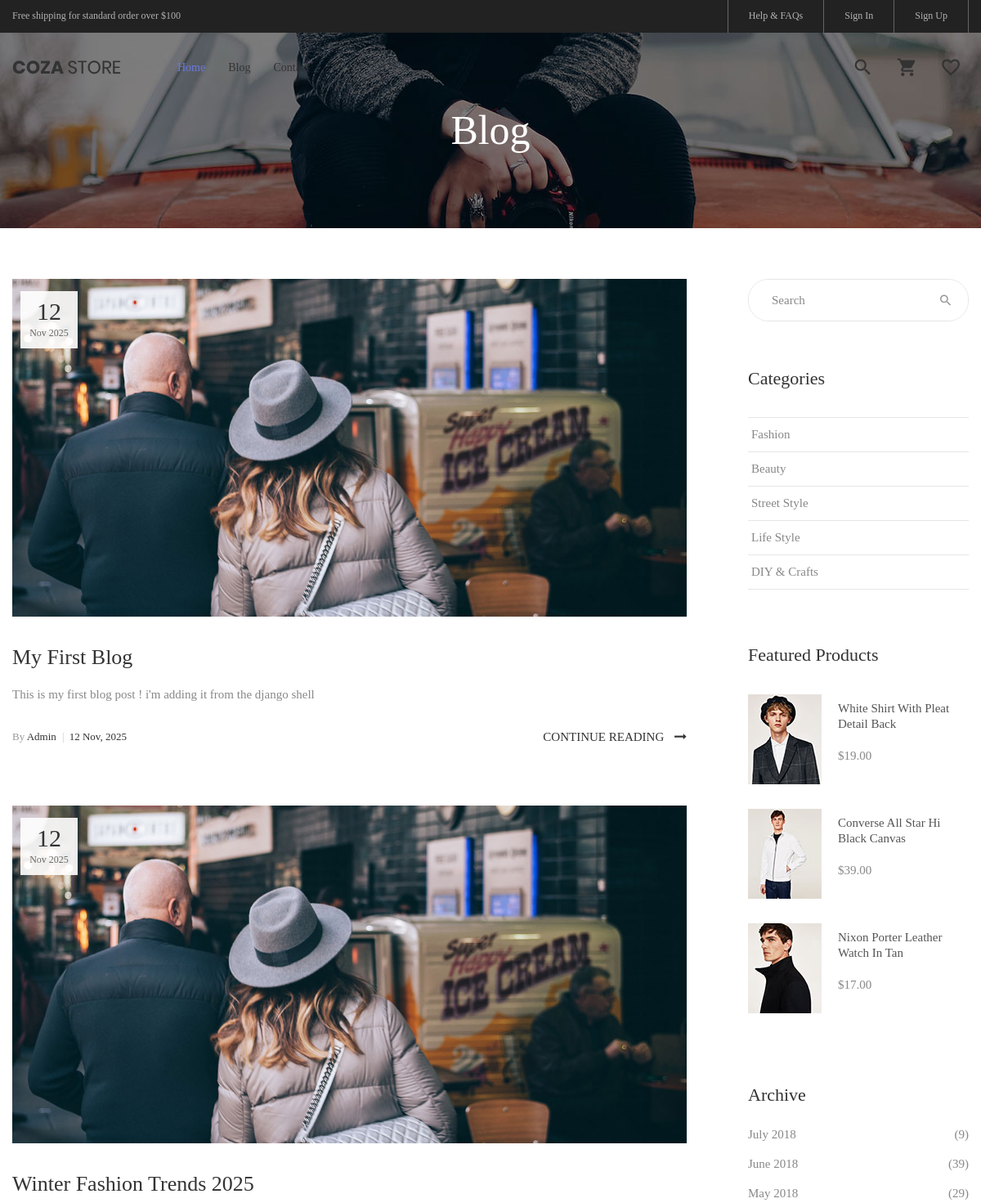
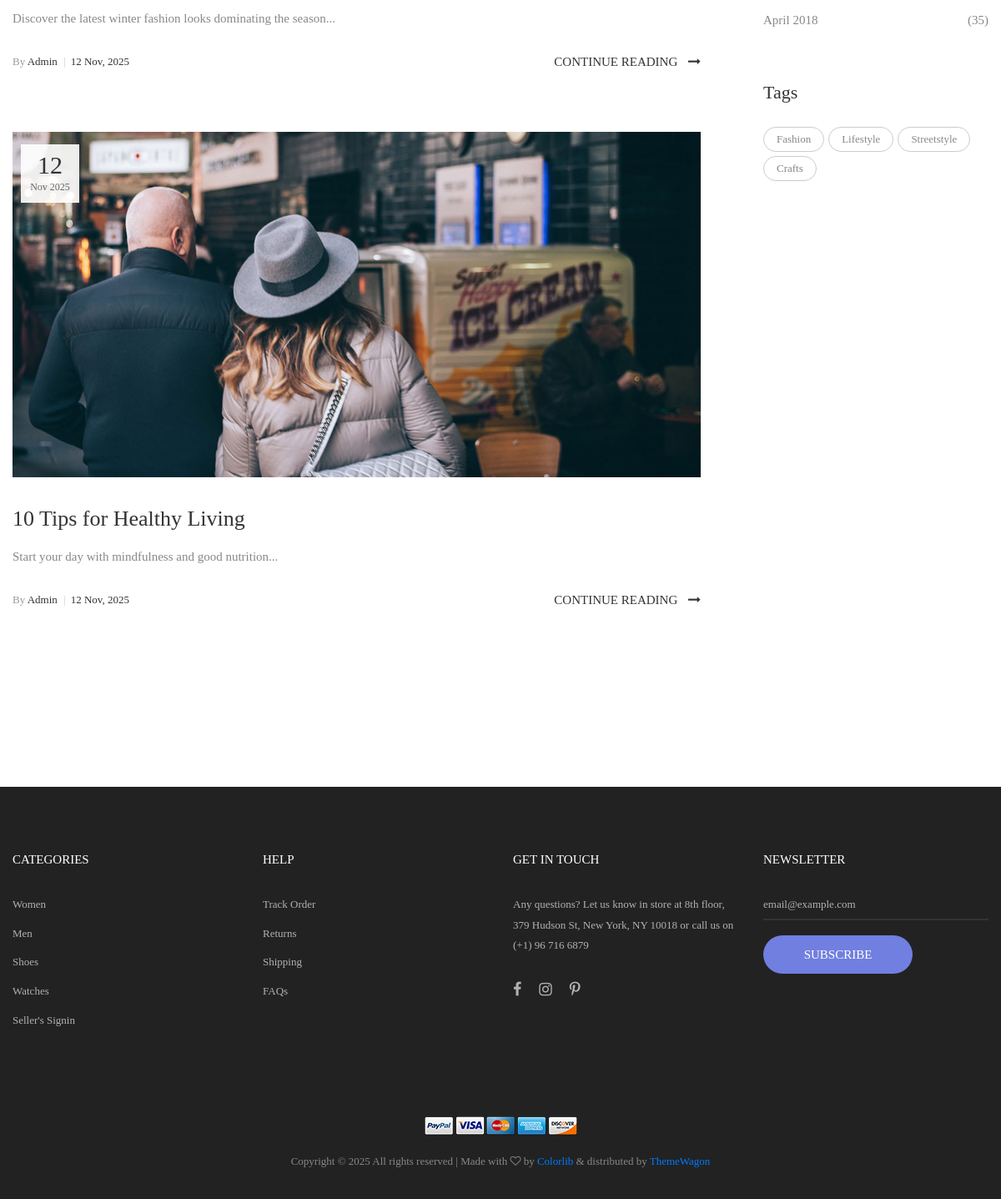
Screenshot of /blog/ with the database file from the repository (2 pictures, top to bottom).
### customer/models.py (models this page shows, shortened)
class Blog(models.Model):
    title = models.CharField(max_length=200)
    content = models.TextField()
    image = models.ImageField(upload_to='blog_images/', blank=True, null=True)
    created_at = models.DateTimeField(auto_now_add=True)

### customer/views.py (the view)
# urls.py: path("blog/", blog_page, name = "blog"),
def blog_page(request):
    blogs = Blog.objects.all()  # Fetch all blog entries
    return render(request, 'blog.html', {'blogs': blogs})

### customer/templates/blog.html
{% extends 'base.html' %}
{% load static %}
{% block content %}
<section class="bg-img1 txt-center p-lr-15 p-tb-92" style="background-image: url('{% static 'images/bg-02.jpg' %}')">
    <h2 class="ltext-105 cl0 txt-center">
        Blog
    </h2>
</section>
<section class="bg0 p-t-62 p-b-60">
    <div class="container">
        <div class="row">
            <div class="col-md-8 col-lg-9 p-b-80">
                <div class="p-r-45 p-r-0-lg">
                    {% for blog in blogs %}
                    <div class="p-b-63">
                        <a href="{% url 'blog_detail' blog.id %}" class="hov-img0 how-pos5-parent">
                            {% if blog.image %}
                                <img src="{{ blog.image.url }}" alt="{{ blog.title }}">
                            {% else %}
                                <img src="{% static 'images/blog-04.jpg' %}" alt="Blog Image">
                            {% endif %}
                            <div class="flex-col-c-m size-123 bg9 how-pos5">
                                <span class="ltext-107 cl2 txt-center">
                                    {{ blog.created_at|date:"d" }}
                                </span>
                                <span class="stext-109 cl3 txt-center">
                                    {{ blog.created_at|date:"M Y" }}
                                </span>
                            </div>
                        </a>
                        <div class="p-t-32">
                            <h4 class="p-b-15">
                                <a href="{% url 'blog_detail' blog.id %}" class="ltext-108 cl2 hov-cl1 trans-04">
                                    {{ blog.title }}
                                </a>
                            </h4>
                            <p class="stext-117 cl6">
                                {{ blog.content|truncatechars:150 }}
                            </p>
                            <div class="flex-w flex-sb-m p-t-18">
                                <span class="flex-w flex-m stext-111 cl2 p-r-30 m-tb-10">
                                    <span>
                                        <span class="cl4">By</span> Admin
                                        <span class="cl12 m-l-4 m-r-6">|</span>
                                    </span>
                                    <span>
                                        {{ blog.created_at|date:"d M, Y" }}
                                    </span>
                                </span>
                                <a href="{% url 'blog_detail' blog.id %}" class="stext-101 cl2 hov-cl1 trans-04 m-tb-10">
                                    Continue Reading
                                    <i class="fa fa-long-arrow-right m-l-9"></i>
                                </a>
                            </div>
                        </div>
                    </div>
                    {% empty %}
                        <p>No blog posts available.</p>
                    {% endfor %}
                </div>
            </div>
            <div class="col-md-4 col-lg-3 p-b-80">
                <div class="side-menu">
                    <div class="bor17 of-hidden pos-relative">
                        <input class="stext-103 cl2 plh4 size-116 p-l-28 p-r-55" type="text" name="search" placeholder="Search">
                        <button class="flex-c-m size-122 ab-t-r fs-18 cl4 hov-cl1 trans-04">
                            <i class="zmdi zmdi-search"></i>
                        </button>
                    </div>
                    <div class="p-t-55">
                        <h4 class="mtext-112 cl2 p-b-33">
                            Categories
                        </h4>
                        <ul>
                            <li class="bor18"><a href="#" class="dis-block stext-115 cl6 hov-cl1 trans-04 p-tb-8 p-lr-4">Fashion</a></li>
                            <li class="bor18"><a href="#" class="dis-block stext-115 cl6 hov-cl1 trans-04 p-tb-8 p-lr-4">Beauty</a></li>
                            <li class="bor18"><a href="#" class="dis-block stext-115 cl6 hov-cl1 trans-04 p-tb-8 p-lr-4">Street Style</a></li>
                            <li class="bor18"><a href="#" class="dis-block stext-115 cl6 hov-cl1 trans-04 p-tb-8 p-lr-4">Life Style</a></li>
                            <li class="bor18"><a href="#" class="dis-block stext-115 cl6 hov-cl1 trans-04 p-tb-8 p-lr-4">DIY & Crafts</a></li>
                        </ul>
                    </div>
                    <div class="p-t-65">
                        <h4 class="mtext-112 cl2 p-b-33">Featured Products</h4>
                        <ul>
                            <li class="flex-w flex-t p-b-30">
                                <a href="#" class="wrao-pic-w size-214 hov-ovelay1 m-r-20">
                                    <img src="{% static 'images/product-min-01.jpg' %}" alt="PRODUCT">
                                </a>
                                <div class="size-215 flex-col-t p-t-8">
                                    <a href="#" class="stext-116 cl8 hov-cl1 trans-04">White Shirt With Pleat Detail Back</a>
                                    <span class="stext-116 cl6 p-t-20">$19.00</span>
                                </div>
                            </li>
                            <li class="flex-w flex-t p-b-30">
                                <a href="#" class="wrao-pic-w size-214 hov-ovelay1 m-r-20">
                                    <img src="{% static 'images/product-min-02.jpg' %}" alt="PRODUCT">
                                </a>
                                <div class="size-215 flex-col-t p-t-8">
                                    <a href="#" class="stext-116 cl8 hov-cl1 trans-04">Converse All Star Hi Black Canvas</a>
                                    <span class="stext-116 cl6 p-t-20">$39.00</span>
                                </div>
                            </li>
                            <li class="flex-w flex-t p-b-30">
                                <a href="#" class="wrao-pic-w size-214 hov-ovelay1 m-r-20">
                                    <img src="{% static 'images/product-min-03.jpg' %}" alt="PRODUCT">
                                </a>
                                <div class="size-215 flex-col-t p-t-8">
                                    <a href="#" class="stext-116 cl8 hov-cl1 trans-04">Nixon Porter Leather Watch In Tan</a>
                                    <span class="stext-116 cl6 p-t-20">$17.00</span>
                                </div>
                            </li>
                        </ul>
                    </div>
                    <div class="p-t-55">
                        <h4 class="mtext-112 cl2 p-b-20">Archive</h4>
                        <ul>
                            <li class="p-b-7"><a href="#" class="flex-w flex-sb-m stext-115 cl6 hov-cl1 trans-04 p-tb-2"><span>July 2018</span><span>(9)</span></a></li>
                            <li class="p-b-7"><a href="#" class="flex-w flex-sb-m stext-115 cl6 hov-cl1 trans-04 p-tb-2"><span>June 2018</span><span>(39)</span></a></li>
                            <li class="p-b-7"><a href="#" class="flex-w flex-sb-m stext-115 cl6 hov-cl1 trans-04 p-tb-2"><span>May 2018</span><span>(29)</span></a></li>
                            <li class="p-b-7"><a href="#" class="flex-w flex-sb-m stext-115 cl6 hov-cl1 trans-04 p-tb-2"><span>April 2018</span><span>(35)</span></a></li>
                        </ul>
                    </div>
                    <div class="p-t-50">
                        <h4 class="mtext-112 cl2 p-b-27">Tags</h4>
                        <div class="flex-w m-r--5">
                            <a href="#" class="flex-c-m stext-107 cl6 size-301 bor7 p-lr-15 hov-tag1 trans-04 m-r-5 m-b-5">Fashion</a>
                            <a href="#" class="flex-c-m stext-107 cl6 size-301 bor7 p-lr-15 hov-tag1 trans-04 m-r-5 m-b-5">Lifestyle</a>
                            <a href="#" class="flex-c-m stext-107 cl6 size-301 bor7 p-lr-15 hov-tag1 trans-04 m-r-5 m-b-5">Streetstyle</a>
                            <a href="#" class="flex-c-m stext-107 cl6 size-301 bor7 p-lr-15 hov-tag1 trans-04 m-r-5 m-b-5">Crafts</a>
                        </div>
                    </div>
                </div>
            </div>
        </div>
    </div>
</section>
{% endblock content %}

### customer/templates/base.html (shortened to what this page needs)
	{% load static %}
	<!DOCTYPE html>
	<html lang="en">
	<head>
		<link rel="stylesheet" type="text/css" href="{% static 'vendor/bootstrap/css/bootstrap.min.css' %}">
		<link rel="stylesheet" type="text/css" href="{% static 'fonts/font-awesome-4.7.0/css/font-awesome.min.css' %}">
		<link rel="stylesheet" type="text/css" href="{% static 'fonts/iconic/css/material-design-iconic-font.min.css' %}">
		<link rel="stylesheet" type="text/css" href="{% static 'fonts/linearicons-v1.0.0/icon-font.min.css' %}">
		<link rel="stylesheet" type="text/css" href="{% static 'vendor/animate/animate.css' %}">
		<link rel="stylesheet" type="text/css" href="{% static 'vendor/css-hamburgers/hamburgers.min.css' %}">
		<link rel="stylesheet" type="text/css" href="{% static 'vendor/animsition/css/animsition.min.css' %}">
		<link rel="stylesheet" type="text/css" href="{% static 'vendor/select2/select2.min.css' %}">
		<link rel="stylesheet" type="text/css" href="{% static 'vendor/daterangepicker/daterangepicker.css' %}">
		<link rel="stylesheet" type="text/css" href="{% static 'vendor/slick/slick.css' %}">
		<link rel="stylesheet" type="text/css" href="{% static 'vendor/MagnificPopup/magnific-popup.css' %}">
		<link rel="stylesheet" type="text/css" href="{% static 'vendor/perfect-scrollbar/perfect-scrollbar.css' %}">
		<link rel="stylesheet" type="text/css" href="{% static 'css/util.css' %}">
		<link rel="stylesheet" type="text/css" href="{% static 'css/main.css' %}">
	</head>
	<body class="animsition">
		{% include 'navbar.html' %}
		{% block content %}
		{% endblock content %}
		<footer class="bg3 p-t-75 p-b-32">
			<div class="container">
				<div class="row">
					<div class="col-sm-6 col-lg-3 p-b-50">
						<h4 class="stext-301 cl0 p-b-30">
							Categories
						</h4>
						<ul>
							<li class="p-b-10">
								<a href="#" class="stext-107 cl7 hov-cl1 trans-04">
									Women
								</a>
							</li>
							<li class="p-b-10">
								<a href="#" class="stext-107 cl7 hov-cl1 trans-04">
									Men
								</a>
							</li>
							<li class="p-b-10">
								<a href="#" class="stext-107 cl7 hov-cl1 trans-04">
									Shoes
								</a>
							</li>
							<li class="p-b-10">
								<a href="#" class="stext-107 cl7 hov-cl1 trans-04">
									Watches
								</a>
							</li>
							{% if not request.session.email %}
							<li class="p-b-10">
								<a href="{% url 'seller_signin' %}" class="stext-107 cl7 hov-cl1 trans-04">
									Seller's Signin
								</a>
							</li>
							{% endif %}
						</ul>
					</div>
					<div class="col-sm-6 col-lg-3 p-b-50">
						<h4 class="stext-301 cl0 p-b-30">
							Help
						</h4>
						<ul>
							<li class="p-b-10">
								<a href="#" class="stext-107 cl7 hov-cl1 trans-04">
									Track Order
								</a>
							</li>
							<li class="p-b-10">
								<a href="#" class="stext-107 cl7 hov-cl1 trans-04">
									Returns
								</a>
							</li>
							<li class="p-b-10">
								<a href="#" class="stext-107 cl7 hov-cl1 trans-04">
									Shipping
								</a>
							</li>
							<li class="p-b-10">
								<a href="#" class="stext-107 cl7 hov-cl1 trans-04">
									FAQs
								</a>
							</li>
						</ul>
					</div>
					<div class="col-sm-6 col-lg-3 p-b-50">
						<h4 class="stext-301 cl0 p-b-30">
							GET IN TOUCH
						</h4>
						<p class="stext-107 cl7 size-201">
							Any questions? Let us know in store at 8th floor, 379 Hudson St, New York, NY 10018 or call us
							on (+1) 96 716 6879
						</p>
						<div class="p-t-27">
							<a href="#" class="fs-18 cl7 hov-cl1 trans-04 m-r-16">
								<i class="fa fa-facebook"></i>
							</a>
							<a href="#" class="fs-18 cl7 hov-cl1 trans-04 m-r-16">
								<i class="fa fa-instagram"></i>
							</a>
							<a href="#" class="fs-18 cl7 hov-cl1 trans-04 m-r-16">
								<i class="fa fa-pinterest-p"></i>
							</a>
						</div>
					</div>
					<div class="col-sm-6 col-lg-3 p-b-50">
						<h4 class="stext-301 cl0 p-b-30">
							Newsletter
						</h4>
						<form>
							<div class="wrap-input1 w-full p-b-4">
								<input class="input1 bg-none plh1 stext-107 cl7" type="text" name="email"
									placeholder="email@example.com">
							</div>
							<div class="p-t-18">
								<button class="flex-c-m stext-101 cl0 size-103 bg1 bor1 hov-btn2 p-lr-15 trans-04">
									Subscribe
								</button>
							</div>
						</form>
					</div>
				</div>
				<div class="p-t-40">
					<div class="flex-c-m flex-w p-b-18">
						<a href="#" class="m-all-1">
							<img src="{% static 'images/icons/icon-pay-01.png' %}" alt="ICON-PAY">
						</a>
						<a href="#" class="m-all-1">
							<img src="{% static 'images/icons/icon-pay-02.png' %}" alt="ICON-PAY">
						</a>
						<a href="#" class="m-all-1">
							<img src="{% static 'images/icons/icon-pay-03.png' %}" alt="ICON-PAY">
						</a>
						<a href="#" class="m-all-1">
							<img src="{% static 'images/icons/icon-pay-04.png' %}" alt="ICON-PAY">
						</a>
						<a href="#" class="m-all-1">
							<img src="{% static 'images/icons/icon-pay-05.png' %}" alt="ICON-PAY">
						</a>
					</div>
					<p class="stext-107 cl6 txt-center">
						Copyright &copy;
						<script>document.write(new Date().getFullYear());</script> All rights reserved | Made with <i
							class="fa fa-heart-o" aria-hidden="true"></i> by <a href="https://colorlib.com"
							target="_blank">Colorlib</a> &amp; distributed by <a href="https://themewagon.com"
							target="_blank">ThemeWagon</a>
					</p>
				</div>
			</div>
		</footer>
	</body>
	</html>

### customer/templates/navbar.html (shortened to what this page needs)
{% load static %}
	<header>
		<div class="container-menu-desktop">
			<div class="top-bar">
				<div class="content-topbar flex-sb-m h-full container">
					<div class="left-top-bar">
						Free shipping for standard order over $100
					</div>
					<div class="right-top-bar flex-w h-full">
						<a href="#" class="flex-c-m trans-04 p-lr-25">
							Help & FAQs
						</a>
						{% if request.session.email %}
						<a href="{% url 'profile' %}" class="flex-c-m trans-04 p-lr-25">
							{{customer.fname}}'s Profile
						</a>
						{% else %}
						<a href="{% url 'signin' %}" class="flex-c-m trans-04 p-lr-25">
							Sign In
						</a>
						{% endif %}
						{% if request.session.email %}
						<a href="{% url 'signout' %}" class="flex-c-m trans-04 p-lr-25">
							Sign Out
						</a>
						{% else %}
						<a href="{% url 'customer_email_register' %}" class="flex-c-m trans-04 p-lr-25">
							Sign Up
						</a>
						{% endif %}
					</div>
				</div>
			</div>
<div class="wrap-menu-desktop">
    <nav class="limiter-menu-desktop container">
        <a href="{% url 'home' %}" class="logo">
            <img src="{% static 'images/icons/logo-01.png' %}" alt="IMG-LOGO">
        </a>
        <div class="menu-desktop">
            <ul class="main-menu">
                <li class="active-menu">
                    <a href="{% url 'home' %}">Home</a>
                </li>
                <li>
                    <a href=" {% url 'blog' %}">Blog</a>
                </li>
                <li>
                    <a href="{% url 'contact' %}">Contact</a>
                </li>
            </ul>
        </div>
        <div class="wrap-icon-header flex-w flex-r-m">
            <div class="icon-header-item cl2 hov-cl1 trans-04 p-l-22 p-r-11 js-show-modal-search">
                <i class="zmdi zmdi-search"></i>
            </div>
            <a href="{% url 'product_cart_display' %}" class="icon-header-item cl2 hov-cl1 trans-04 p-l-22 p-r-11">
                <i class="zmdi zmdi-shopping-cart"></i>
            </a>
            <a href="{% url 'wishlist_cart' %}" class="icon-header-item cl2 hov-cl1 trans-04 p-l-22 p-r-11" >
                <i class="zmdi zmdi-favorite-outline"></i>
            </a>
        </div>
    </nav>
</div>
		</div>
	</header>

### rows the page displays
Blog: created_at "12", created_at "Nov 2025", title "My First Blog", content "This is my first blog post ! i'm adding it from the django shell", created_at "12 Nov, 2025"
Blog: created_at "12", created_at "Nov 2025", title "Winter Fashion Trends 2025", content "Discover the latest winter fashion looks dominating the season...", created_at "12 Nov, 2025"
Blog: created_at "12", created_at "Nov 2025", title "10 Tips for Healthy Living", content "Start your day with mindfulness and good nutrition...", created_at "12 Nov, 2025"
